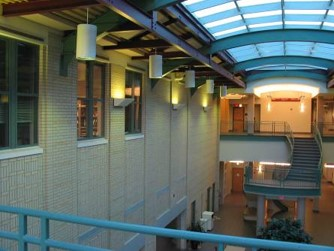
#> input picture Ransac/images/CMU_left.jpg, 334 x 251 px
$ jupyter execute MyRansacLineFit_j68ding.ipynb   (shell and % lines are left out)
#> lines starting #> are read from the running program, lines starting #| are printed output that depends on the picture
[cell 1]
import numpy as np
import numpy.linalg as la
import matplotlib
import matplotlib.pyplot as plt
from skimage.measure import ransac

[cell 2]
class LeastSquareLine:

    def __init__(self):
        self.a = 0.0
        self.b = 0.0

    def estimate(self, points2D):
        B = points2D[:,1]
        A = np.copy(points2D)
        A[:,1] = 1.0

        # Vector B and matrix A are already defined. Change code below
        self.a = 0.0
        self.b = 0.0

        U, W, Vt = np.linalg.svd(A, full_matrices=False)

        x = np.dot(np.dot(Vt.T, np.diag(1 / W)), np.dot(U.T, B))

        self.a = x[0]
        self.b = x[1]
        return True

    def predict(self, x): return (self.a * x) + self.b

    def predict_y(self, x): return (self.a * x) + self.b

    def residuals(self, points2D):
        return points2D[:,1] - self.predict(points2D[:,0])

    def line_par(self):
        return self.a, self.b

[cell 3]
np.random.seed(seed=1)

# parameters for "true" line y = a*x + b
a, b = 0.2, 20.0

# x-range of points [x1,x2]
x_start, x_end = -200.0, 200.0

# generate "idealized" line points
x = np.arange(x_start,x_end)
y = a * x + b
data = np.column_stack([x, y])    # staking data points into (Nx2) array

# add gaussian pertubations to generate "realistic" data points (noisy line observations)
noise = np.random.normal(size=data.shape) # generating Gaussian noise (variance 1) for each data point (rows in 'sample')
data += 5 * noise
data[::2] += 10 * noise[::2]  # every second point adds noise with variance 5
data[::4] += 20 * noise[::4] # every fourth point adds noise with variance 20

# IMPORTANT COMMENT!!!!!!!:
# the data now combines line points with different levels of additive Gaussian noise.
# Consider all these noisy points as inliers.
# Do not consider any of these as outliers. The outliers are added in Problem 4.

plt.figure()
plt.plot(data[:,0], data[:,1], '.k', label='data points (w. noise & outliers)')
plt.xlabel('x - coordinate')
plt.ylabel('y - coordinate')
plt.legend(loc='lower left')
plt.show()
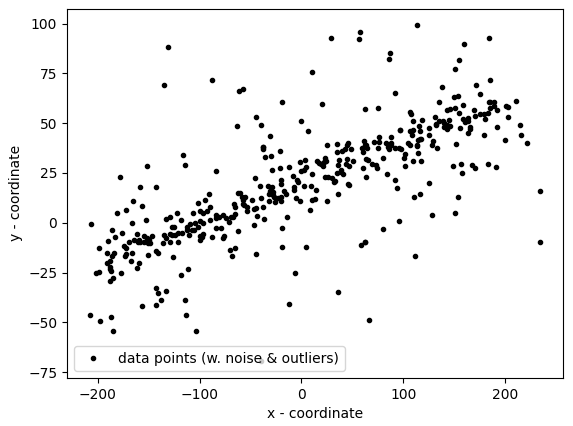
#> figure drawn by matplotlib, 1 panel

## Least-squares and line fitting in 2D (synthetic data without outliers)

[cell 4]
LSline = LeastSquareLine() # uses class implemented in Problem 2
print (LSline.estimate(data))
a_ls, b_ls = LSline.line_par()

# visualizing estimated line
ends = np.array([x_start,x_end])
plt.figure()
plt.plot(data[:,0], data[:,1], '.k', label='data points (w. noise & outliers)')
plt.xlabel('x - coordinate')
plt.ylabel('y - coordinate')
plt.legend(loc='lower left')
plt.plot(ends, LSline.predict(ends), '-r', label='least square fit (a={:4.2f}, b={:4.1f})'.format(a_ls,b_ls))
plt.legend(loc='lower left')
plt.show()
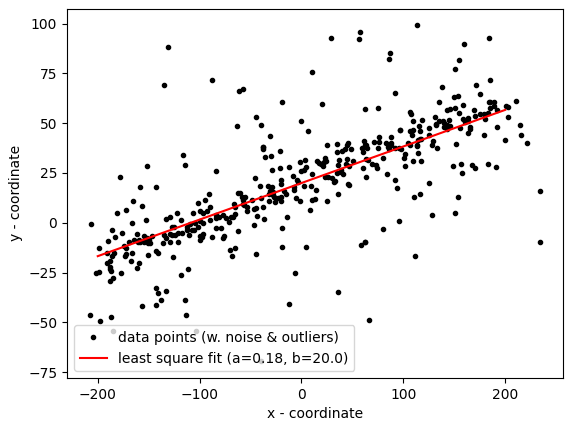
#> figure drawn by matplotlib, 1 panel

## RANSAC for robust line fitting in 2D (synthetic data with outliers)

[cell 5]
# add outliers
faulty = np.array(30 * [(180., -100)])  # (30x2) array containing 30 rows [180,-100]  (points)
faulty += 5 * np.random.normal(size=faulty.shape)  # adding Gaussian noise to these points
data[:faulty.shape[0]] = faulty   # replacing the first 30 points in data with faulty (outliers)

plt.figure()
plt.plot(data[:,0], data[:,1], '.k', label='data points (w. noise & outliers)')
plt.xlabel('x - coordinate')
plt.ylabel('y - coordinate')
plt.legend(loc='lower left')
plt.show()
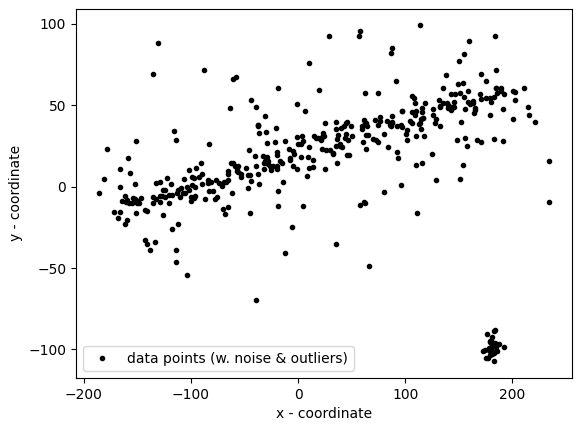
#> figure drawn by matplotlib, 1 panel

The code below uses the class $LeastSquareLine$ from above for least-square line fitting when the data is corrupted with outliers.

[cell 6]
LSline = LeastSquareLine() # uses class implemented in Problem 2
print (LSline.estimate(data))
a_ls, b_ls = LSline.line_par()

# visualizing estimated line
ends = np.array([x_start,x_end])
plt.figure()
plt.plot(data[:,0], data[:,1], '.k', label='data points (w. noise & outliers)')
plt.xlabel('x - coordinate')
plt.ylabel('y - coordinate')
plt.legend(loc='lower left')
plt.plot(ends, LSline.predict(ends), '-r', label='least square fit (a={:4.2f}, b={:4.1f})'.format(a_ls,b_ls))
plt.legend(loc='lower left')
plt.show()
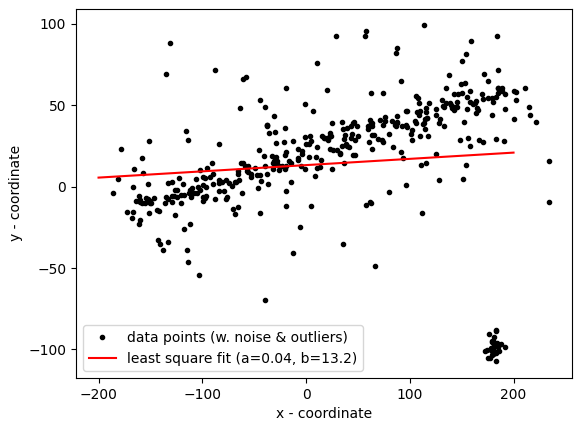
#> figure drawn by matplotlib, 1 panel

[cell 7]
# robustly fit line using RANSAC algorithm
model_robust, inliers = ransac(data, LeastSquareLine, min_samples=2, residual_threshold=35, max_trials=2)
a_rs, b_rs = model_robust.line_par()

# generate coordinates of estimated models
line_x = np.arange(-250, 250)
line_y_robust = model_robust.predict_y(line_x)

plt.figure()
plt.plot(data[:,0], data[:,1], '.k', label='data points (w. noise & outliers)')
plt.xlabel('x - coordinate')
plt.ylabel('y - coordinate')
plt.legend(loc='lower left')
plt.plot(ends, LSline.predict(ends), '-r', label='least square fit (a={:4.2f}, b={:4.1f})'.format(a_ls,b_ls))
plt.legend(loc='lower left')
plt.plot(data[inliers, 0], data[inliers, 1], '.b', alpha=0.6, label='Inlier data')
plt.plot(line_x, line_y_robust, '-b', label='RANSAC line (a={:4.2f}, b={:4.1f})'.format(a_rs,b_rs))
plt.legend(loc='lower left')
plt.show()
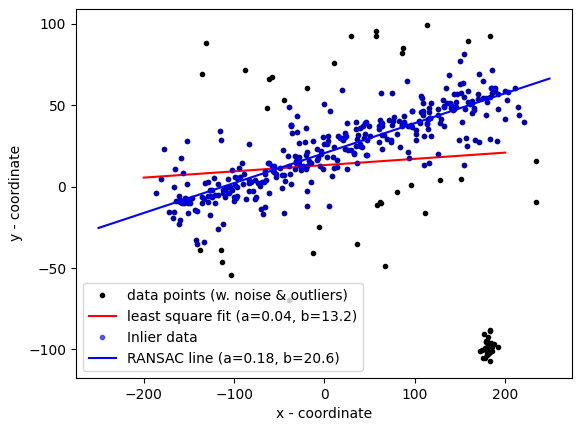
#> figure drawn by matplotlib, 1 panel

## Sequential RANSAC for robust multi-line fitting (synthetic data)
 Adding data points supporting one more line

[cell 8]
# parameters for "true" lines y = a*x + b
a2, b2 = 0.1, -10.0

# generate "idealized" line points
y2 = a2 * x + b2
data2 = np.column_stack([x, y2])    # staking data points into (Nx2) array

# add gaussian pertubations to generate "realistic" line data
noise = np.random.normal(size=data.shape) # generating Gaussian noise (variance 1) for each data point (rows in 'data')
data2+= 5 * noise
data2[::2] += 10 * noise[::2]  # every second point adds noise with variance 5
data2[::4] += 20 * noise[::4] # every fourth point adds noise with variance 20

data = np.concatenate((data,data2)) # combining with previous data

plt.figure()
plt.plot(data[:,0], data[:,1], '.k', label='data points (w. noise & outliers)')
plt.xlabel('x - coordinate')
plt.ylabel('y - coordinate')
plt.legend(loc='lower left')
plt.show()
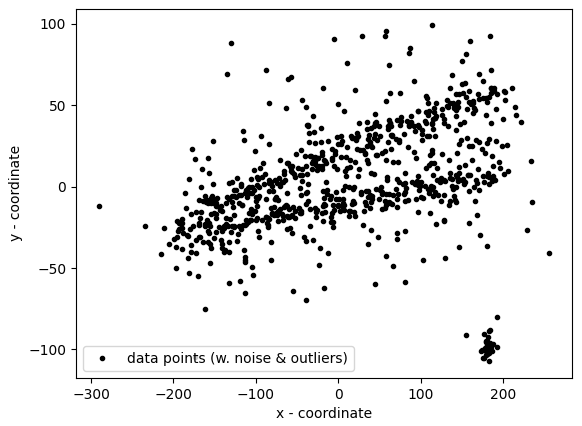
#> figure drawn by matplotlib, 1 panel

[cell 9]
# robustly fit line 1 using RANSAC algorithm
model1_robust, inliers1 = ransac(data, LeastSquareLine, min_samples=2, residual_threshold=15, max_trials=20)
a1_rs, b1_rs = model1_robust.line_par()

# generate coordinates of estimated models for line 1
line1_x = np.arange(-250, 250)
line1_y_robust = model1_robust.predict_y(line1_x)

# remove points that are part of the first line
data_2 = data[~inliers1]

# robustly fit line 2 using RANSAC algorithm and remaining points
model2_robust, inliers2 = ransac(data_2, LeastSquareLine, min_samples=2, residual_threshold=15, max_trials=20)
a2_rs, b2_rs = model2_robust.line_par()

# generate coordinates of estimated models
line2_x = np.arange(-250, 250)
line2_y_robust = model2_robust.predict_y(line2_x)

plt.figure()
plt.plot(data[:,0], data[:,1], '.k', label='data points (w. noise & outliers)')
plt.xlabel('x - coordinate')
plt.ylabel('y - coordinate')
plt.legend(loc='lower left')
plt.plot(data[inliers1, 0], data[inliers1, 1], '.b', alpha=0.6, label='Line 1 Inlier data')
plt.plot(line1_x, line1_y_robust, '-b', label='RANSAC line (a={:4.2f}, b={:4.1f})'.format(a1_rs,b1_rs))
plt.plot(data_2[inliers2, 0], data_2[inliers2, 1], '.g', alpha=0.6, label='Line 2 Inlier data')
plt.plot(line2_x, line2_y_robust, '-g', label='RANSAC line (a={:4.2f}, b={:4.1f})'.format(a2_rs,b2_rs))
plt.legend(loc='lower left')
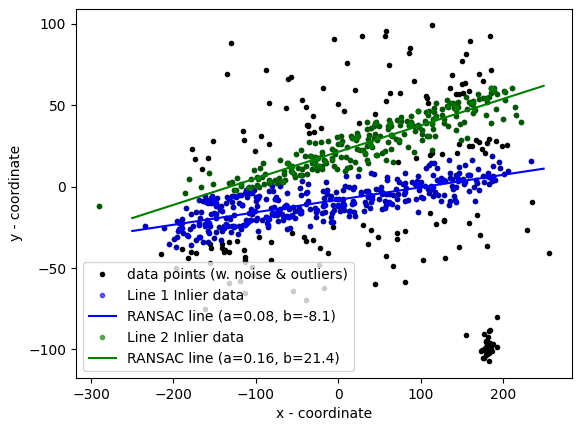
#> figure drawn by matplotlib, 1 panel; curve peaks at x = 249, y = 11.06

## Multi-line fitting for real data (Canny edges)

[cell 10]
import matplotlib.image as image
from skimage import feature
from skimage.color import rgb2gray

im = image.imread("images/CMU_left.jpg")
#> im is the input picture: shape (251, 334, 3); mean R, G, B 94.8, 103.3, 94.9
imgray = rgb2gray(im)
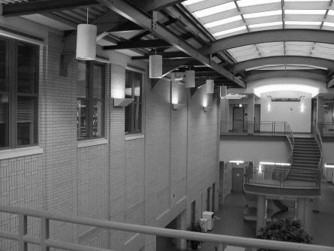
#> imgray: shape (251, 334) float64; min 0.00417, max 1, mean 0.396
can = feature.canny(imgray, 2.0)
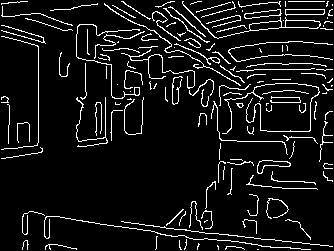
#> can: shape (251, 334) bool; 8.1% white in thin lines or dots

plt.clf()
plt.figure(5,figsize = (10, 4))
plt.subplot(121)
plt.imshow(im)
plt.subplot(122)
plt.imshow(can,cmap="gray")
plt.show()

[cell 11]
K = 5

def seq_ransac(image, can, min_inliers, threshold, max_trials, k):

    # consider only edge bits (can[x,y] = True) in the canny edges filtered image
    # store as an array of pixel coordinates
#> called with min_inliers = 6000, threshold = 0.6, max_trials = 1000, k = 5
    sample = np.column_stack(np.nonzero(can))[:, ::-1]
#> sample = 6798 pairs, first value 1 to 332, second value 1 to 249
    plt.figure(figsize=(10, 8))
    plt.imshow(image, cmap="gray")

    m, n, _ = im.shape
#> m = 251; n = 334

    # find k lines
    for i in range(k):
        while True:
            # robustly fit lines using RANSAC algorithm
            model_robust, inliers = ransac(sample, LeastSquareLine, min_samples=2, residual_threshold=threshold, max_trials=max_trials)

            # stop searching when # of inliers > min requirement
            if inliers.size > min_inliers:
                break

        a_rs, b_rs = model_robust.line_par()
        # generate coordinates of estimated models
        line_x = np.arange(0, n)
        line_y_robust =  np.clip(model_robust.predict_y(line_x), 0, m)

        plt.plot(np.clip(sample[inliers, 0], 0, n), np.clip(sample[inliers, 1], 0, m), '.b', alpha=0.6, label=f'Line {i} Inlier data')
        plt.plot(line_x, line_y_robust, '-b', label='RANSAC line (a={:4.2f}, b={:4.1f})'.format(a_rs,b_rs))

        # remove points that are part of the line
        sample = sample[~inliers]
#> after the loop, sample = 6198 pairs, first value 1 to 332, second value 1 to 249

    plt.show()
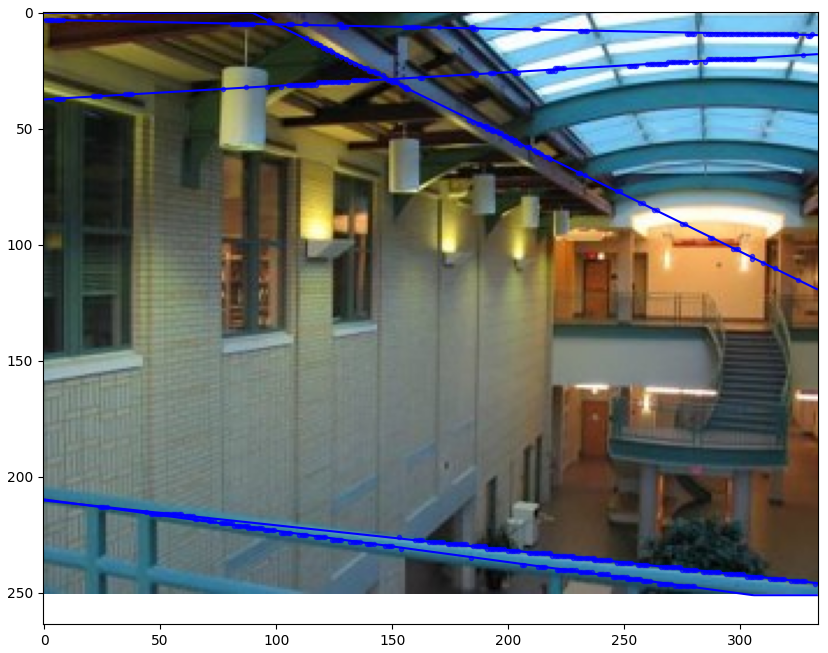
#> figure drawn by matplotlib, 1 panel

seq_ransac(im, can, 6000, 0.6, 1000, K)

$ run again, with Ransac/images/CMU_right.jpg copied over Ransac/images/CMU_left.jpg
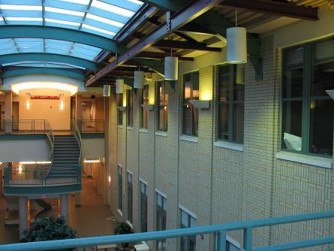
#> input picture Ransac/images/CMU_right.jpg, 334 x 251 px
#> im is the input picture: shape (251, 334, 3); mean R, G, B 87.8, 97, 88.2
#> `can = feature.canny(imgray, 2.0)`:
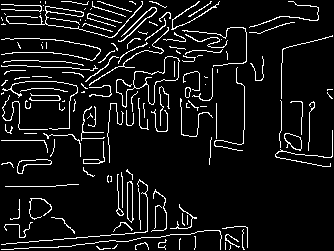
#> can: shape (251, 334) bool; 8.1% white in thin lines or dots
#> in seq_ransac, `sample = np.column_stack(np.nonzero(can))[:, ::-1]`: sample = 6770 pairs, first value 1 to 332, second value 1 to 249
#> after the loop in seq_ransac, `for i in range(k):`: sample = 6234 pairs, first value 1 to 332, second value 1 to 249
#> in seq_ransac, `plt.show()`:
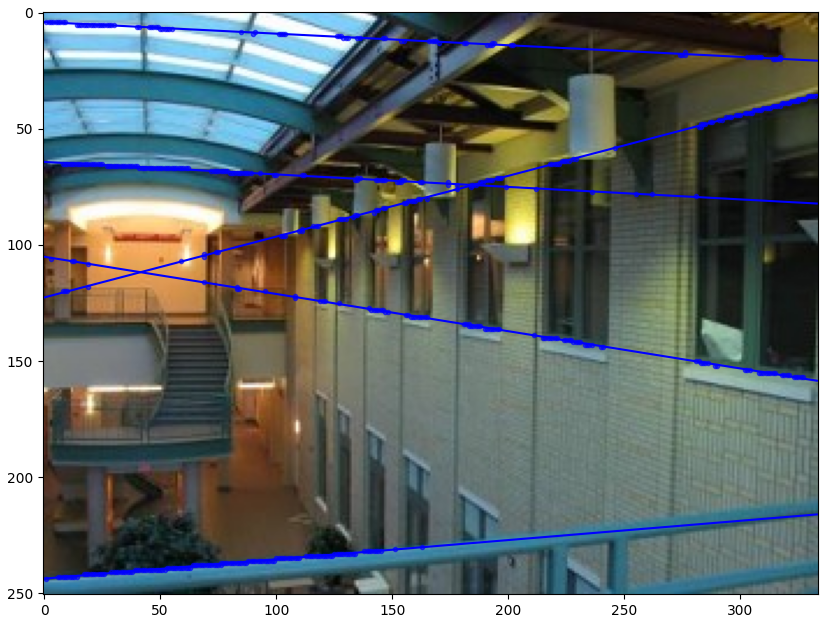
#> figure drawn by matplotlib, 1 panel
